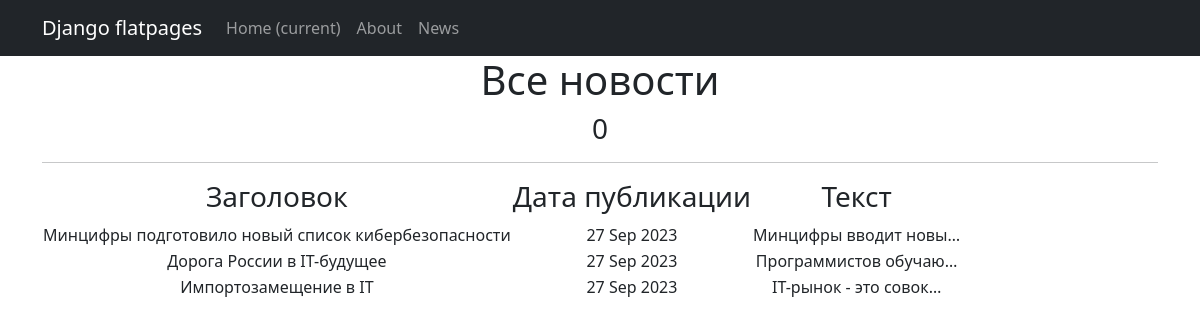
Page /news/ on the committed database.
### news/models.py (models this page shows, shortened)
class Post(models.Model):
    author = models.ForeignKey(Author, on_delete=models.CASCADE)
    NEWS = 'NW'
    ARTICLE = 'AR'
    CATEGORY_CHOICES = (
        (NEWS, 'Новость'),
        (ARTICLE, 'Статья'),
    )
    categoryType = models.CharField(max_length=2, choices=CATEGORY_CHOICES, default=ARTICLE)
    dateCreation = models.DateTimeField(auto_now_add=True)
    postCategory = models.ManyToManyField(Category, through='PostCategory')
    title = models.CharField(max_length=128)
    text = models.TextField()
    rating = models.SmallIntegerField(default=0)

### news/views.py (the view)
# urls.py: path('', NewsList.as_view()),
class NewsList(ListView):
    model = Post
    ordering = '-dateCreation'
    template_name = 'news.html'
    context_object_name = 'news'

### news/templatetags/custom_filters.py (called while the page is built)
@register.filter()
def censor(sentence):
    text = sentence.split()
    for i, word in enumerate(text):
        if word in bad_words:
            text[i] = word[0] + '***'
    return ' '.join(text)

### news/templates/flatpages/news.html (shortened to what this page needs)
{% extends 'flatpages/default.html' %}
{% load custom_filters %}
{% block content %}
<h1>Все новости</h1>
<h3>{{new.post|length}}</h3>
<hr>
{% if news %}
<table>
    <tr>
        <td><h3>Заголовок</h3></td>
        <td><h3>Дата публикации</h3></td>
        <td><h3>Текст</h3></td>
    </tr>
    {% for new in news %}
    <tr>
        <td>{{new.title|censor}}</td>
        <td>{{new.dateCreation|date:'d M Y'}}</td>
        <td>{{new.text|truncatechars:21|censor}}</td>
    </tr>
    {% endfor %}
</table>
{% else %}
<h2>Новостей нет!</h2>>
{% endif %}
{% endblock content %}

### news/templates/flatpages/default.html (shortened to what this page needs)
<!DOCTYPE html>
<html lang="en">
    <head>
        {% load static %}
        <link href="{% static 'css/styles.css' %}" rel="stylesheet" />
    </head>
    <body>
        <nav class="navbar navbar-expand-lg navbar-dark bg-dark static-top">
           <div class="container">
               <a class="navbar-brand" href="#">Django flatpages</a>
               <div class="collapse navbar-collapse" id="navbarResponsive">
                   <ul class="navbar-nav ml-auto">
                       <li class="nav-item active">
                           <a class="nav-link" href="#">Home
                               <span class="sr-only">(current)</span>
                           </a>
                       </li>
                       <li class="nav-item">
                           <a class="nav-link" href="/about/">About</a>
                       </li>
                       <li class="nav-item">
                           <a class="nav-link" href="/news/">News</a>
                       </li>
                   </ul>
               </div>
           </div>
        </nav>
        <div class="container">
           <div class="row">
               <div class="col-lg-12 text-center">
                   {% block content %}{% endblock content %}
               </div>
           </div>
        </div>
    </body>
</html>

### rows in the picture
Post: title|censor "Минцифры подготовило новый список кибербезопасности", dateCreation "27 Sep 2023", text|censor "Минцифры вводит новы…"
Post: title|censor "Дорога России в IT-будущее", dateCreation "27 Sep 2023", text|censor "Программистов обучаю…"
Post: title|censor "Импортозамещение в IT", dateCreation "27 Sep 2023", text|censor "IT-рынок - это совок…"

### other values in the picture
{{ new.post|length }} "0"
